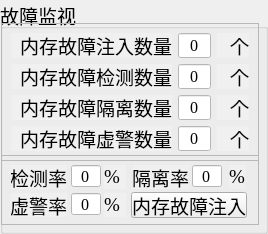
          <widget class="QGroupBox" name="groupBox_18">
           <property name="sizePolicy">
            <sizepolicy hsizetype="Expanding" vsizetype="Expanding">
             <horstretch>0</horstretch>
             <verstretch>0</verstretch>
            </sizepolicy>
           </property>
           <property name="font">
            <font>
             <pointsize>14</pointsize>
            </font>
           </property>
           <property name="title">
            <string>故障监视</string>
           </property>
           <widget class="QFrame" name="frame_35">
            <property name="geometry">
             <rect>
              <x>1</x>
              <y>23</y>
              <width>258</width>
              <height>138</height>
             </rect>
            </property>
            <property name="sizePolicy">
             <sizepolicy hsizetype="Expanding" vsizetype="Expanding">
              <horstretch>0</horstretch>
              <verstretch>0</verstretch>
             </sizepolicy>
            </property>
            <property name="styleSheet">
             <string notr="true">border-width:0px;</string>
            </property>
            <property name="frameShape">
             <enum>QFrame::StyledPanel</enum>
            </property>
            <property name="frameShadow">
             <enum>QFrame::Raised</enum>
            </property>
            <layout class="QGridLayout" name="gridLayout_19" rowstretch="1,1,1,1" columnstretch="5,1,1">
             <item row="0" column="0">
              <widget class="QLabel" name="label_186">
               <property name="sizePolicy">
                <sizepolicy hsizetype="Expanding" vsizetype="Expanding">
                 <horstretch>0</horstretch>
                 <verstretch>0</verstretch>
                </sizepolicy>
               </property>
               <property name="font">
                <font>
                 <family>华光楷体二_CNKI</family>
                 <pointsize>14</pointsize>
                </font>
               </property>
               <property name="styleSheet">
                <string notr="true">background-color:rgb(240,240,240);color:black;border: 0px</string>
               </property>
               <property name="text">
                <string>内存故障注入数量</string>
               </property>
               <property name="alignment">
                <set>Qt::AlignRight|Qt::AlignTrailing|Qt::AlignVCenter</set>
               </property>
              </widget>
             </item>
             <item row="0" column="1">
              <widget class="QLineEdit" name="lineEdit_60">
               <property name="sizePolicy">
                <sizepolicy hsizetype="Expanding" vsizetype="Expanding">
                 <horstretch>0</horstretch>
                 <verstretch>0</verstretch>
                </sizepolicy>
               </property>
               <property name="maximumSize">
                <size>
                 <width>40</width>
                 <height>16777215</height>
                </size>
               </property>
               <property name="font">
                <font>
                 <family>Times New Roman</family>
                 <pointsize>12</pointsize>
                </font>
               </property>
               <property name="cursor">
                <cursorShape>IBeamCursor</cursorShape>
               </property>
               <property name="styleSheet">
                <string notr="true">background-color:white;</string>
               </property>
               <property name="text">
                <string>0</string>
               </property>
               <property name="alignment">
                <set>Qt::AlignCenter</set>
               </property>
              </widget>
             </item>
             <item row="0" column="2">
              <widget class="QLabel" name="label_187">
               <property name="sizePolicy">
                <sizepolicy hsizetype="Expanding" vsizetype="Expanding">
                 <horstretch>0</horstretch>
                 <verstretch>0</verstretch>
                </sizepolicy>
               </property>
               <property name="font">
                <font>
                 <family>华光楷体二_CNKI</family>
                 <pointsize>14</pointsize>
                </font>
               </property>
               <property name="styleSheet">
                <string notr="true">background-color:rgb(240,240,240);color:black;border: 0px</string>
               </property>
               <property name="text">
                <string>个</string>
               </property>
               <property name="alignment">
                <set>Qt::AlignRight|Qt::AlignTrailing|Qt::AlignVCenter</set>
               </property>
              </widget>
             </item>
             <item row="1" column="0">
              <widget class="QLabel" name="label_188">
               <property name="sizePolicy">
                <sizepolicy hsizetype="Expanding" vsizetype="Expanding">
                 <horstretch>0</horstretch>
                 <verstretch>0</verstretch>
                </sizepolicy>
               </property>
               <property name="font">
                <font>
                 <family>华光楷体二_CNKI</family>
                 <pointsize>14</pointsize>
                </font>
               </property>
               <property name="styleSheet">
                <string notr="true">background-color:rgb(240,240,240);color:black;border: 0px</string>
               </property>
               <property name="text">
                <string>内存故障检测数量</string>
               </property>
               <property name="alignment">
                <set>Qt::AlignRight|Qt::AlignTrailing|Qt::AlignVCenter</set>
               </property>
              </widget>
             </item>
             <item row="1" column="1">
              <widget class="QLineEdit" name="lineEdit_61">
               <property name="sizePolicy">
                <sizepolicy hsizetype="Expanding" vsizetype="Expanding">
                 <horstretch>0</horstretch>
                 <verstretch>0</verstretch>
                </sizepolicy>
               </property>
               <property name="maximumSize">
                <size>
                 <width>40</width>
                 <height>16777215</height>
                </size>
               </property>
               <property name="font">
                <font>
                 <family>Times New Roman</family>
                 <pointsize>12</pointsize>
                </font>
               </property>
               <property name="styleSheet">
                <string notr="true">background-color:white;</string>
               </property>
               <property name="text">
                <string>0</string>
               </property>
               <property name="alignment">
                <set>Qt::AlignCenter</set>
               </property>
              </widget>
             </item>
             <item row="1" column="2">
              <widget class="QLabel" name="label_189">
               <property name="sizePolicy">
                <sizepolicy hsizetype="Expanding" vsizetype="Expanding">
                 <horstretch>0</horstretch>
                 <verstretch>0</verstretch>
                </sizepolicy>
               </property>
               <property name="font">
                <font>
                 <family>华光楷体二_CNKI</family>
                 <pointsize>14</pointsize>
                </font>
               </property>
               <property name="styleSheet">
                <string notr="true">background-color:rgb(240,240,240);color:black;border: 0px</string>
               </property>
               <property name="text">
                <string>个</string>
               </property>
               <property name="alignment">
                <set>Qt::AlignRight|Qt::AlignTrailing|Qt::AlignVCenter</set>
               </property>
              </widget>
             </item>
             <item row="2" column="0">
              <widget class="QLabel" name="label_190">
               <property name="sizePolicy">
                <sizepolicy hsizetype="Expanding" vsizetype="Expanding">
                 <horstretch>0</horstretch>
                 <verstretch>0</verstretch>
                </sizepolicy>
               </property>
               <property name="font">
                <font>
                 <family>华光楷体二_CNKI</family>
                 <pointsize>14</pointsize>
                </font>
               </property>
               <property name="styleSheet">
                <string notr="true">background-color:rgb(240,240,240);color:black;border: 0px</string>
               </property>
               <property name="text">
                <string>内存故障隔离数量</string>
               </property>
               <property name="alignment">
                <set>Qt::AlignRight|Qt::AlignTrailing|Qt::AlignVCenter</set>
               </property>
              </widget>
             </item>
             <item row="2" column="1">
              <widget class="QLineEdit" name="lineEdit_62">
               <property name="sizePolicy">
                <sizepolicy hsizetype="Expanding" vsizetype="Expanding">
                 <horstretch>0</horstretch>
                 <verstretch>0</verstretch>
                </sizepolicy>
               </property>
               <property name="maximumSize">
                <size>
                 <width>40</width>
                 <height>16777215</height>
                </size>
               </property>
               <property name="font">
                <font>
                 <family>Times New Roman</family>
                 <pointsize>12</pointsize>
                </font>
               </property>
               <property name="cursor">
                <cursorShape>IBeamCursor</cursorShape>
               </property>
               <property name="styleSheet">
                <string notr="true">background-color:white;</string>
               </property>
               <property name="text">
                <string>0</string>
               </property>
               <property name="alignment">
                <set>Qt::AlignCenter</set>
               </property>
              </widget>
             </item>
             <item row="2" column="2">
              <widget class="QLabel" name="label_191">
               <property name="sizePolicy">
                <sizepolicy hsizetype="Expanding" vsizetype="Expanding">
                 <horstretch>0</horstretch>
                 <verstretch>0</verstretch>
                </sizepolicy>
               </property>
               <property name="font">
                <font>
                 <family>华光楷体二_CNKI</family>
                 <pointsize>14</pointsize>
                </font>
               </property>
               <property name="styleSheet">
                <string notr="true">background-color:rgb(240,240,240);color:black;border: 0px</string>
               </property>
               <property name="text">
                <string>个</string>
               </property>
               <property name="alignment">
                <set>Qt::AlignRight|Qt::AlignTrailing|Qt::AlignVCenter</set>
               </property>
              </widget>
             </item>
             <item row="3" column="0">
              <widget class="QLabel" name="label_192">
               <property name="sizePolicy">
                <sizepolicy hsizetype="Expanding" vsizetype="Expanding">
                 <horstretch>0</horstretch>
                 <verstretch>0</verstretch>
                </sizepolicy>
               </property>
               <property name="font">
                <font>
                 <family>华光楷体二_CNKI</family>
                 <pointsize>14</pointsize>
                </font>
               </property>
               <property name="styleSheet">
                <string notr="true">background-color:rgb(240,240,240);color:black;border: 0px</string>
               </property>
               <property name="text">
                <string>内存故障虚警数量</string>
               </property>
               <property name="alignment">
                <set>Qt::AlignRight|Qt::AlignTrailing|Qt::AlignVCenter</set>
               </property>
              </widget>
             </item>
             <item row="3" column="1">
              <widget class="QLineEdit" name="lineEdit_63">
               <property name="sizePolicy">
                <sizepolicy hsizetype="Expanding" vsizetype="Expanding">
                 <horstretch>0</horstretch>
                 <verstretch>0</verstretch>
                </sizepolicy>
               </property>
               <property name="maximumSize">
                <size>
                 <width>40</width>
                 <height>16777215</height>
                </size>
               </property>
               <property name="font">
                <font>
                 <family>Times New Roman</family>
                 <pointsize>12</pointsize>
                </font>
               </property>
               <property name="styleSheet">
                <string notr="true">background-color:white;</string>
               </property>
               <property name="text">
                <string>0</string>
               </property>
               <property name="alignment">
                <set>Qt::AlignCenter</set>
               </property>
              </widget>
             </item>
             <item row="3" column="2">
              <widget class="QLabel" name="label_193">
               <property name="sizePolicy">
                <sizepolicy hsizetype="Expanding" vsizetype="Expanding">
                 <horstretch>0</horstretch>
                 <verstretch>0</verstretch>
                </sizepolicy>
               </property>
               <property name="font">
                <font>
                 <family>华光楷体二_CNKI</family>
                 <pointsize>14</pointsize>
                </font>
               </property>
               <property name="styleSheet">
                <string notr="true">background-color:rgb(240,240,240);color:black;border: 0px</string>
               </property>
               <property name="text">
                <string>个</string>
               </property>
               <property name="alignment">
                <set>Qt::AlignRight|Qt::AlignTrailing|Qt::AlignVCenter</set>
               </property>
              </widget>
             </item>
            </layout>
           </widget>
           <widget class="QFrame" name="frame_36">
            <property name="geometry">
             <rect>
              <x>1</x>
              <y>155</y>
              <width>258</width>
              <height>70</height>
             </rect>
            </property>
            <property name="sizePolicy">
             <sizepolicy hsizetype="Expanding" vsizetype="Expanding">
              <horstretch>0</horstretch>
              <verstretch>0</verstretch>
             </sizepolicy>
            </property>
            <property name="styleSheet">
             <string notr="true">border-width:0px;</string>
            </property>
            <property name="frameShape">
             <enum>QFrame::StyledPanel</enum>
            </property>
            <property name="frameShadow">
             <enum>QFrame::Raised</enum>
            </property>
            <widget class="QLabel" name="label_194">
             <property name="geometry">
              <rect>
               <x>10</x>
               <y>10</y>
               <width>56</width>
               <height>24</height>
              </rect>
             </property>
             <property name="sizePolicy">
              <sizepolicy hsizetype="Expanding" vsizetype="Expanding">
               <horstretch>0</horstretch>
               <verstretch>0</verstretch>
              </sizepolicy>
             </property>
             <property name="font">
              <font>
               <family>华光楷体二_CNKI</family>
               <pointsize>14</pointsize>
              </font>
             </property>
             <property name="styleSheet">
              <string notr="true">background-color:rgb(240,240,240);color:black;border: 0px</string>
             </property>
             <property name="text">
              <string>检测率</string>
             </property>
             <property name="alignment">
              <set>Qt::AlignRight|Qt::AlignTrailing|Qt::AlignVCenter</set>
             </property>
            </widget>
            <widget class="QLineEdit" name="lineEdit_64">
             <property name="geometry">
              <rect>
               <x>70</x>
               <y>10</y>
               <width>30</width>
               <height>22</height>
              </rect>
             </property>
             <property name="sizePolicy">
              <sizepolicy hsizetype="Expanding" vsizetype="Expanding">
               <horstretch>0</horstretch>
               <verstretch>0</verstretch>
              </sizepolicy>
             </property>
             <property name="maximumSize">
              <size>
               <width>30</width>
               <height>16777215</height>
              </size>
             </property>
             <property name="font">
              <font>
               <family>Times New Roman</family>
               <pointsize>12</pointsize>
              </font>
             </property>
             <property name="cursor">
              <cursorShape>IBeamCursor</cursorShape>
             </property>
             <property name="styleSheet">
              <string notr="true">background-color:white;</string>
             </property>
             <property name="text">
              <string>0</string>
             </property>
             <property name="alignment">
              <set>Qt::AlignCenter</set>
             </property>
            </widget>
            <widget class="QLabel" name="label_195">
             <property name="geometry">
              <rect>
               <x>103</x>
               <y>10</y>
               <width>22</width>
               <height>24</height>
              </rect>
             </property>
             <property name="sizePolicy">
              <sizepolicy hsizetype="Expanding" vsizetype="Expanding">
               <horstretch>0</horstretch>
               <verstretch>0</verstretch>
              </sizepolicy>
             </property>
             <property name="font">
              <font>
               <family>Times New Roman</family>
               <pointsize>14</pointsize>
              </font>
             </property>
             <property name="styleSheet">
              <string notr="true">background-color:rgb(240,240,240);color:black;border: 0px</string>
             </property>
             <property name="text">
              <string>%  </string>
             </property>
             <property name="alignment">
              <set>Qt::AlignLeading|Qt::AlignLeft|Qt::AlignVCenter</set>
             </property>
            </widget>
            <widget class="QLabel" name="label_196">
             <property name="geometry">
              <rect>
               <x>132</x>
               <y>10</y>
               <width>56</width>
               <height>24</height>
              </rect>
             </property>
             <property name="sizePolicy">
              <sizepolicy hsizetype="Expanding" vsizetype="Expanding">
               <horstretch>0</horstretch>
               <verstretch>0</verstretch>
              </sizepolicy>
             </property>
             <property name="font">
              <font>
               <family>华光楷体二_CNKI</family>
               <pointsize>14</pointsize>
              </font>
             </property>
             <property name="styleSheet">
              <string notr="true">background-color:rgb(240,240,240);color:black;border: 0px</string>
             </property>
             <property name="text">
              <string>隔离率</string>
             </property>
             <property name="alignment">
              <set>Qt::AlignRight|Qt::AlignTrailing|Qt::AlignVCenter</set>
             </property>
            </widget>
            <widget class="QLineEdit" name="lineEdit_65">
             <property name="geometry">
              <rect>
               <x>191</x>
               <y>10</y>
               <width>30</width>
               <height>22</height>
              </rect>
             </property>
             <property name="maximumSize">
              <size>
               <width>30</width>
               <height>16777215</height>
              </size>
             </property>
             <property name="font">
              <font>
               <family>Times New Roman</family>
               <pointsize>12</pointsize>
              </font>
             </property>
             <property name="styleSheet">
              <string notr="true">background-color:white;</string>
             </property>
             <property name="text">
              <string>0</string>
             </property>
             <property name="alignment">
              <set>Qt::AlignCenter</set>
             </property>
            </widget>
            <widget class="QLabel" name="label_197">
             <property name="geometry">
              <rect>
               <x>228</x>
               <y>10</y>
               <width>16</width>
               <height>24</height>
              </rect>
             </property>
             <property name="sizePolicy">
              <sizepolicy hsizetype="Expanding" vsizetype="Expanding">
               <horstretch>0</horstretch>
               <verstretch>0</verstretch>
              </sizepolicy>
             </property>
             <property name="font">
              <font>
               <family>Times New Roman</family>
               <pointsize>14</pointsize>
              </font>
             </property>
             <property name="styleSheet">
              <string notr="true">background-color:rgb(240,240,240);color:black;border: 0px</string>
             </property>
             <property name="text">
              <string>%</string>
             </property>
             <property name="alignment">
              <set>Qt::AlignLeading|Qt::AlignLeft|Qt::AlignVCenter</set>
             </property>
            </widget>
            <widget class="QLabel" name="label_198">
             <property name="geometry">
              <rect>
               <x>10</x>
               <y>38</y>
               <width>56</width>
               <height>24</height>
              </rect>
             </property>
             <property name="sizePolicy">
              <sizepolicy hsizetype="Expanding" vsizetype="Expanding">
               <horstretch>0</horstretch>
               <verstretch>0</verstretch>
              </sizepolicy>
             </property>
             <property name="font">
              <font>
               <family>华光楷体二_CNKI</family>
               <pointsize>14</pointsize>
              </font>
             </property>
             <property name="styleSheet">
              <string notr="true">background-color:rgb(240,240,240);color:black;border: 0px</string>
             </property>
             <property name="text">
              <string>虚警率</string>
             </property>
             <property name="alignment">
              <set>Qt::AlignRight|Qt::AlignTrailing|Qt::AlignVCenter</set>
             </property>
            </widget>
            <widget class="QLineEdit" name="lineEdit_66">
             <property name="geometry">
              <rect>
               <x>70</x>
               <y>38</y>
               <width>30</width>
               <height>22</height>
              </rect>
             </property>
             <property name="sizePolicy">
              <sizepolicy hsizetype="Expanding" vsizetype="Expanding">
               <horstretch>0</horstretch>
               <verstretch>0</verstretch>
              </sizepolicy>
             </property>
             <property name="maximumSize">
              <size>
               <width>30</width>
               <height>16777215</height>
              </size>
             </property>
             <property name="font">
              <font>
               <family>Times New Roman</family>
               <pointsize>12</pointsize>
              </font>
             </property>
             <property name="styleSheet">
              <string notr="true">background-color:white;</string>
             </property>
             <property name="text">
              <string>0</string>
             </property>
             <property name="alignment">
              <set>Qt::AlignCenter</set>
             </property>
            </widget>
            <widget class="QLabel" name="label_199">
             <property name="geometry">
              <rect>
               <x>103</x>
               <y>38</y>
               <width>22</width>
               <height>24</height>
              </rect>
             </property>
             <property name="sizePolicy">
              <sizepolicy hsizetype="Expanding" vsizetype="Expanding">
               <horstretch>0</horstretch>
               <verstretch>0</verstretch>
              </sizepolicy>
             </property>
             <property name="font">
              <font>
               <family>Times New Roman</family>
               <pointsize>14</pointsize>
              </font>
             </property>
             <property name="styleSheet">
              <string notr="true">background-color:rgb(240,240,240);color:black;border: 0px</string>
             </property>
             <property name="text">
              <string>%  </string>
             </property>
             <property name="alignment">
              <set>Qt::AlignLeading|Qt::AlignLeft|Qt::AlignVCenter</set>
             </property>
            </widget>
            <widget class="QPushButton" name="pushButton_12">
             <property name="geometry">
              <rect>
               <x>130</x>
               <y>37</y>
               <width>116</width>
               <height>26</height>
              </rect>
             </property>
             <property name="sizePolicy">
              <sizepolicy hsizetype="Minimum" vsizetype="Expanding">
               <horstretch>0</horstretch>
               <verstretch>0</verstretch>
              </sizepolicy>
             </property>
             <property name="font">
              <font>
               <family>华光楷体二_CNKI</family>
               <pointsize>14</pointsize>
              </font>
             </property>
             <property name="styleSheet">
              <string notr="true">color:black;</string>
             </property>
             <property name="text">
              <string>内存故障注入</string>
             </property>
            </widget>
           </widget>
          </widget>
